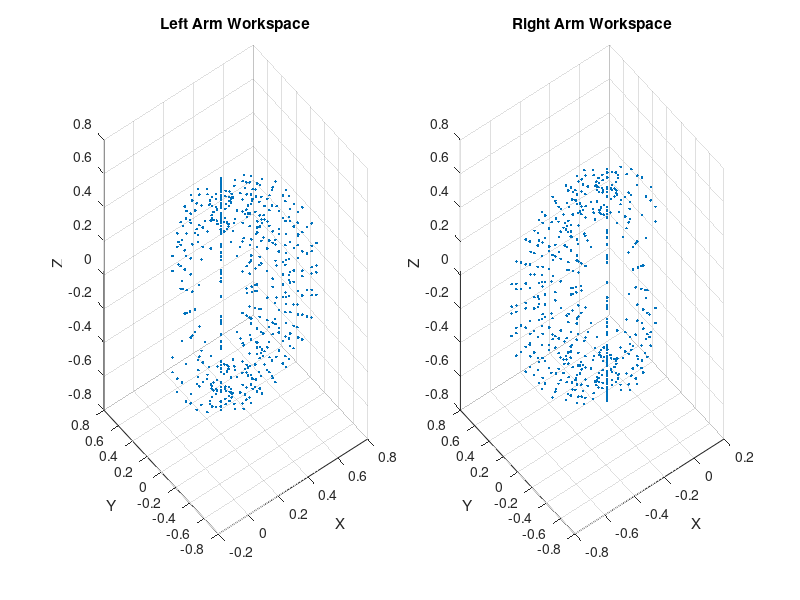

The MATLAB script that drew this image: (Note: this script raises an error after producing the figure.)
% Define the figure window
f2 = figure('Name', 'ABB YuMi Workspace', 'Position', [620 100 1040 480]);

% Density of points
matDo = 8;

% Lengths of the links for both arms
a1 = 0.2; % Base to shoulder
a2 = 0.3; % Upper arm
a3 = 0.3; % Forearm

% Joint angles for left arm
theta1_L = linspace(-90, 90, matDo) * pi / 180;
theta2_L = linspace(-90, 90, matDo) * pi / 180;
theta3_L = linspace(-90, 90, matDo) * pi / 180;

% Joint angles for right arm
theta1_R = linspace(-90, 90, matDo) * pi / 180;
theta2_R = linspace(-90, 90, matDo) * pi / 180;
theta3_R = linspace(-90, 90, matDo) * pi / 180;

% Create 3D grids of joint angles
[THETA1_L, THETA2_L, THETA3_L] = ndgrid(theta1_L, theta2_L, theta3_L);
[THETA1_R, THETA2_R, THETA3_R] = ndgrid(theta1_R, theta2_R, theta3_R);

% Coordinates of the end-effector for the left arm
x_L = a1 + cos(THETA1_L) .* (a2 * cos(THETA2_L) + a3 * cos(THETA2_L + THETA3_L));
y_L = sin(THETA1_L) .* (a2 * cos(THETA2_L) + a3 * cos(THETA2_L + THETA3_L));
z_L = a2 * sin(THETA2_L) + a3 * sin(THETA2_L + THETA3_L);

% Coordinates of the end-effector for the right arm
x_R = -(a1 + cos(THETA1_R) .* (a2 * cos(THETA2_R) + a3 * cos(THETA2_R + THETA3_R)));
y_R = sin(THETA1_R) .* (a2 * cos(THETA2_R) + a3 * cos(THETA2_R + THETA3_R));
z_R = a2 * sin(THETA2_R) + a3 * sin(THETA2_R + THETA3_R);

% Plot the workspace for both arms
subplot(1, 2, 1);
plot3(x_L(:), y_L(:), z_L(:), '.');
title('Left Arm Workspace');
xlabel('X');
ylabel('Y');
zlabel('Z');
grid on;

subplot(1, 2, 2);
plot3(x_R(:), y_R(:), z_R(:), '.');
title('Right Arm Workspace');
xlabel('X');
ylabel('Y');
zlabel('Z');
grid on;

% Global plot adjustments
sgtitle('ABB YuMi Robot Workspace');
